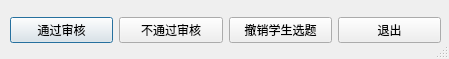
<?xml version="1.0" encoding="UTF-8"?>
<ui version="4.0">
 <class>Dialog</class>
 <widget class="QDialog" name="Dialog">
  <property name="geometry">
   <rect>
    <x>0</x>
    <y>0</y>
    <width>449</width>
    <height>59</height>
   </rect>
  </property>
  <property name="windowTitle">
   <string>Dialog</string>
  </property>
  <property name="sizeGripEnabled">
   <bool>true</bool>
  </property>
  <widget class="QWidget" name="horizontalLayoutWidget">
   <property name="geometry">
    <rect>
     <x>10</x>
     <y>10</y>
     <width>431</width>
     <height>41</height>
    </rect>
   </property>
   <layout class="QHBoxLayout" name="horizontalLayout">
    <item>
     <widget class="QPushButton" name="pushButton">
      <property name="text">
       <string>通过审核</string>
      </property>
     </widget>
    </item>
    <item>
     <widget class="QPushButton" name="pushButton_2">
      <property name="text">
       <string>不通过审核</string>
      </property>
     </widget>
    </item>
    <item>
     <widget class="QPushButton" name="pushButton_4">
      <property name="text">
       <string>撤销学生选题</string>
      </property>
     </widget>
    </item>
    <item>
     <widget class="QPushButton" name="pushButton_3">
      <property name="text">
       <string>退出</string>
      </property>
     </widget>
    </item>
   </layout>
  </widget>
 </widget>
 <resources/>
 <connections>
  <connection>
   <sender>pushButton_3</sender>
   <signal>clicked()</signal>
   <receiver>Dialog</receiver>
   <slot>close()</slot>
   <hints>
    <hint type="sourcelabel">
     <x>358</x>
     <y>31</y>
    </hint>
    <hint type="destinationlabel">
     <x>312</x>
     <y>13</y>
    </hint>
   </hints>
  </connection>
 </connections>
</ui>
